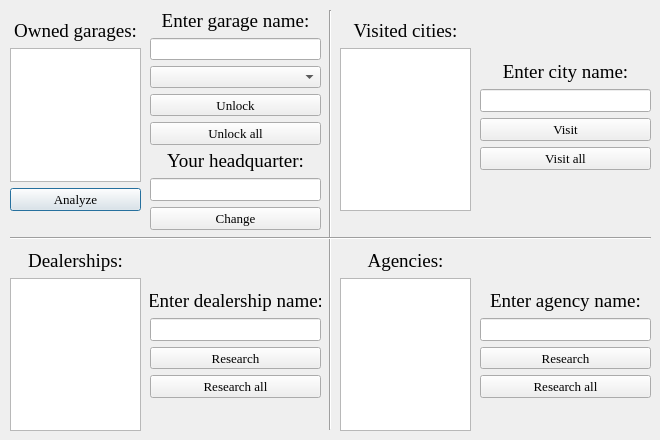
<?xml version="1.0" encoding="UTF-8"?>
<ui version="4.0">
 <class>SecondWindow</class>
 <widget class="QDialog" name="SecondWindow">
  <property name="geometry">
   <rect>
    <x>0</x>
    <y>0</y>
    <width>660</width>
    <height>440</height>
   </rect>
  </property>
  <property name="minimumSize">
   <size>
    <width>660</width>
    <height>440</height>
   </size>
  </property>
  <property name="maximumSize">
   <size>
    <width>660</width>
    <height>440</height>
   </size>
  </property>
  <property name="windowTitle">
   <string>Unlock garages, cities and etc...</string>
  </property>
  <property name="locale">
   <locale language="English" country="UnitedStates"/>
  </property>
  <widget class="QWidget" name="gridLayoutWidget_4">
   <property name="geometry">
    <rect>
     <x>10</x>
     <y>20</y>
     <width>131</width>
     <height>191</height>
    </rect>
   </property>
   <layout class="QGridLayout" name="garages_layout">
    <item row="1" column="0">
     <widget class="QTextBrowser" name="garages_text">
      <property name="font">
       <font>
        <family>Times New Roman</family>
        <pointsize>11</pointsize>
       </font>
      </property>
      <property name="acceptDrops">
       <bool>false</bool>
      </property>
      <property name="horizontalScrollBarPolicy">
       <enum>Qt::ScrollBarAlwaysOff</enum>
      </property>
      <property name="openLinks">
       <bool>false</bool>
      </property>
     </widget>
    </item>
    <item row="0" column="0">
     <widget class="QLabel" name="garages_label">
      <property name="font">
       <font>
        <family>Times New Roman</family>
        <pointsize>14</pointsize>
       </font>
      </property>
      <property name="text">
       <string>Owned garages:</string>
      </property>
      <property name="textFormat">
       <enum>Qt::PlainText</enum>
      </property>
      <property name="alignment">
       <set>Qt::AlignCenter</set>
      </property>
     </widget>
    </item>
    <item row="2" column="0">
     <widget class="QPushButton" name="garages_analyze">
      <property name="font">
       <font>
        <family>Times New Roman</family>
        <pointsize>10</pointsize>
       </font>
      </property>
      <property name="text">
       <string>Analyze</string>
      </property>
     </widget>
    </item>
   </layout>
  </widget>
  <widget class="QWidget" name="gridLayoutWidget_5">
   <property name="geometry">
    <rect>
     <x>340</x>
     <y>20</y>
     <width>131</width>
     <height>191</height>
    </rect>
   </property>
   <layout class="QGridLayout" name="cities_layout">
    <item row="0" column="0">
     <widget class="QLabel" name="cities_visited_label">
      <property name="font">
       <font>
        <family>Times New Roman</family>
        <pointsize>14</pointsize>
       </font>
      </property>
      <property name="text">
       <string>Visited cities:</string>
      </property>
      <property name="alignment">
       <set>Qt::AlignCenter</set>
      </property>
     </widget>
    </item>
    <item row="1" column="0">
     <widget class="QTextBrowser" name="cities_text">
      <property name="font">
       <font>
        <family>Times New Roman</family>
        <pointsize>11</pointsize>
       </font>
      </property>
      <property name="acceptDrops">
       <bool>false</bool>
      </property>
      <property name="horizontalScrollBarPolicy">
       <enum>Qt::ScrollBarAlwaysOff</enum>
      </property>
      <property name="openLinks">
       <bool>false</bool>
      </property>
     </widget>
    </item>
   </layout>
  </widget>
  <widget class="QWidget" name="gridLayoutWidget_2">
   <property name="geometry">
    <rect>
     <x>10</x>
     <y>250</y>
     <width>131</width>
     <height>181</height>
    </rect>
   </property>
   <layout class="QGridLayout" name="dealerships_layout">
    <item row="0" column="0">
     <widget class="QLabel" name="dealerships_label">
      <property name="font">
       <font>
        <family>Times New Roman</family>
        <pointsize>14</pointsize>
       </font>
      </property>
      <property name="text">
       <string>Dealerships:</string>
      </property>
      <property name="alignment">
       <set>Qt::AlignCenter</set>
      </property>
     </widget>
    </item>
    <item row="1" column="0">
     <widget class="QTextBrowser" name="dealerships_text">
      <property name="font">
       <font>
        <family>Times New Roman</family>
        <pointsize>11</pointsize>
       </font>
      </property>
      <property name="acceptDrops">
       <bool>false</bool>
      </property>
      <property name="horizontalScrollBarPolicy">
       <enum>Qt::ScrollBarAlwaysOff</enum>
      </property>
      <property name="openLinks">
       <bool>false</bool>
      </property>
     </widget>
    </item>
   </layout>
  </widget>
  <widget class="QWidget" name="gridLayoutWidget_6">
   <property name="geometry">
    <rect>
     <x>340</x>
     <y>250</y>
     <width>131</width>
     <height>181</height>
    </rect>
   </property>
   <layout class="QGridLayout" name="agencies_layout">
    <item row="0" column="0">
     <widget class="QLabel" name="agencies_label">
      <property name="font">
       <font>
        <family>Times New Roman</family>
        <pointsize>14</pointsize>
       </font>
      </property>
      <property name="text">
       <string>Agencies:</string>
      </property>
      <property name="alignment">
       <set>Qt::AlignCenter</set>
      </property>
     </widget>
    </item>
    <item row="1" column="0">
     <widget class="QTextBrowser" name="agencies_text">
      <property name="font">
       <font>
        <family>Times New Roman</family>
        <pointsize>11</pointsize>
       </font>
      </property>
      <property name="acceptDrops">
       <bool>false</bool>
      </property>
      <property name="horizontalScrollBarPolicy">
       <enum>Qt::ScrollBarAlwaysOff</enum>
      </property>
      <property name="openLinks">
       <bool>false</bool>
      </property>
     </widget>
    </item>
   </layout>
  </widget>
  <widget class="Line" name="v_line">
   <property name="geometry">
    <rect>
     <x>320</x>
     <y>10</y>
     <width>20</width>
     <height>420</height>
    </rect>
   </property>
   <property name="orientation">
    <enum>Qt::Vertical</enum>
   </property>
  </widget>
  <widget class="Line" name="h_line">
   <property name="geometry">
    <rect>
     <x>10</x>
     <y>230</y>
     <width>641</width>
     <height>16</height>
    </rect>
   </property>
   <property name="orientation">
    <enum>Qt::Horizontal</enum>
   </property>
  </widget>
  <widget class="QWidget" name="gridLayoutWidget">
   <property name="geometry">
    <rect>
     <x>150</x>
     <y>10</y>
     <width>171</width>
     <height>135</height>
    </rect>
   </property>
   <layout class="QGridLayout" name="add_garage">
    <item row="3" column="0">
     <widget class="QPushButton" name="garage_add">
      <property name="font">
       <font>
        <family>Times New Roman</family>
        <pointsize>10</pointsize>
       </font>
      </property>
      <property name="text">
       <string>Unlock</string>
      </property>
     </widget>
    </item>
    <item row="1" column="0">
     <widget class="QLineEdit" name="garage_edit">
      <property name="font">
       <font>
        <family>Times New Roman</family>
        <pointsize>10</pointsize>
       </font>
      </property>
     </widget>
    </item>
    <item row="4" column="0">
     <widget class="QPushButton" name="garage_add_all">
      <property name="font">
       <font>
        <family>Times New Roman</family>
        <pointsize>10</pointsize>
       </font>
      </property>
      <property name="text">
       <string>Unlock all</string>
      </property>
     </widget>
    </item>
    <item row="0" column="0">
     <widget class="QLabel" name="garage_label">
      <property name="font">
       <font>
        <family>Times New Roman</family>
        <pointsize>14</pointsize>
       </font>
      </property>
      <property name="text">
       <string>Enter garage name:</string>
      </property>
      <property name="alignment">
       <set>Qt::AlignCenter</set>
      </property>
     </widget>
    </item>
    <item row="2" column="0">
     <widget class="QComboBox" name="garage_size">
      <property name="font">
       <font>
        <family>Times New Roman</family>
        <pointsize>10</pointsize>
       </font>
      </property>
     </widget>
    </item>
   </layout>
  </widget>
  <widget class="QWidget" name="gridLayoutWidget_3">
   <property name="geometry">
    <rect>
     <x>480</x>
     <y>60</y>
     <width>171</width>
     <height>110</height>
    </rect>
   </property>
   <layout class="QGridLayout" name="add_city">
    <item row="2" column="0">
     <widget class="QPushButton" name="city_add">
      <property name="font">
       <font>
        <family>Times New Roman</family>
        <pointsize>10</pointsize>
       </font>
      </property>
      <property name="text">
       <string>Visit</string>
      </property>
     </widget>
    </item>
    <item row="1" column="0">
     <widget class="QLineEdit" name="city_edit">
      <property name="font">
       <font>
        <family>Times New Roman</family>
        <pointsize>10</pointsize>
       </font>
      </property>
     </widget>
    </item>
    <item row="0" column="0">
     <widget class="QLabel" name="city_label">
      <property name="font">
       <font>
        <family>Times New Roman</family>
        <pointsize>14</pointsize>
       </font>
      </property>
      <property name="text">
       <string>Enter city name:</string>
      </property>
      <property name="alignment">
       <set>Qt::AlignCenter</set>
      </property>
     </widget>
    </item>
    <item row="3" column="0">
     <widget class="QPushButton" name="city_add_all">
      <property name="font">
       <font>
        <family>Times New Roman</family>
        <pointsize>10</pointsize>
       </font>
      </property>
      <property name="text">
       <string>Visit all</string>
      </property>
     </widget>
    </item>
   </layout>
  </widget>
  <widget class="QWidget" name="gridLayoutWidget_7">
   <property name="geometry">
    <rect>
     <x>150</x>
     <y>290</y>
     <width>171</width>
     <height>108</height>
    </rect>
   </property>
   <layout class="QGridLayout" name="add_dealer">
    <item row="2" column="0">
     <widget class="QPushButton" name="dealer_add">
      <property name="font">
       <font>
        <family>Times New Roman</family>
        <pointsize>10</pointsize>
       </font>
      </property>
      <property name="text">
       <string>Research</string>
      </property>
     </widget>
    </item>
    <item row="1" column="0">
     <widget class="QLineEdit" name="dealer_edit">
      <property name="font">
       <font>
        <family>Times New Roman</family>
        <pointsize>10</pointsize>
       </font>
      </property>
     </widget>
    </item>
    <item row="0" column="0">
     <widget class="QLabel" name="dealer_label">
      <property name="font">
       <font>
        <family>Times New Roman</family>
        <pointsize>14</pointsize>
       </font>
      </property>
      <property name="text">
       <string>Enter dealership name:</string>
      </property>
      <property name="alignment">
       <set>Qt::AlignCenter</set>
      </property>
     </widget>
    </item>
    <item row="3" column="0">
     <widget class="QPushButton" name="dealer_add_all">
      <property name="font">
       <font>
        <family>Times New Roman</family>
        <pointsize>10</pointsize>
       </font>
      </property>
      <property name="text">
       <string>Research all</string>
      </property>
     </widget>
    </item>
   </layout>
  </widget>
  <widget class="QWidget" name="gridLayoutWidget_8">
   <property name="geometry">
    <rect>
     <x>480</x>
     <y>290</y>
     <width>171</width>
     <height>108</height>
    </rect>
   </property>
   <layout class="QGridLayout" name="add_agency">
    <item row="2" column="0">
     <widget class="QPushButton" name="agency_add">
      <property name="font">
       <font>
        <family>Times New Roman</family>
        <pointsize>10</pointsize>
       </font>
      </property>
      <property name="text">
       <string>Research</string>
      </property>
     </widget>
    </item>
    <item row="0" column="0">
     <widget class="QLabel" name="agency_label">
      <property name="font">
       <font>
        <family>Times New Roman</family>
        <pointsize>14</pointsize>
       </font>
      </property>
      <property name="text">
       <string>Enter agency name:</string>
      </property>
      <property name="alignment">
       <set>Qt::AlignCenter</set>
      </property>
     </widget>
    </item>
    <item row="3" column="0">
     <widget class="QPushButton" name="agency_add_all">
      <property name="font">
       <font>
        <family>Times New Roman</family>
        <pointsize>10</pointsize>
       </font>
      </property>
      <property name="text">
       <string>Research all</string>
      </property>
     </widget>
    </item>
    <item row="1" column="0">
     <widget class="QLineEdit" name="agency_edit">
      <property name="font">
       <font>
        <family>Times New Roman</family>
        <pointsize>10</pointsize>
       </font>
      </property>
     </widget>
    </item>
   </layout>
  </widget>
  <widget class="QWidget" name="gridLayoutWidget_9">
   <property name="geometry">
    <rect>
     <x>150</x>
     <y>150</y>
     <width>171</width>
     <height>80</height>
    </rect>
   </property>
   <layout class="QGridLayout" name="headquarter_layout">
    <item row="0" column="0">
     <widget class="QLabel" name="headquarter_label">
      <property name="font">
       <font>
        <family>Times New Roman</family>
        <pointsize>14</pointsize>
       </font>
      </property>
      <property name="text">
       <string>Your headquarter:</string>
      </property>
      <property name="alignment">
       <set>Qt::AlignCenter</set>
      </property>
     </widget>
    </item>
    <item row="1" column="0">
     <widget class="QLineEdit" name="headquarter_edit">
      <property name="font">
       <font>
        <family>Times New Roman</family>
        <pointsize>10</pointsize>
       </font>
      </property>
     </widget>
    </item>
    <item row="2" column="0">
     <widget class="QPushButton" name="headquarter_change">
      <property name="font">
       <font>
        <family>Times New Roman</family>
        <pointsize>10</pointsize>
       </font>
      </property>
      <property name="text">
       <string>Change</string>
      </property>
     </widget>
    </item>
   </layout>
  </widget>
 </widget>
 <tabstops>
  <tabstop>garages_text</tabstop>
  <tabstop>garages_analyze</tabstop>
  <tabstop>garage_edit</tabstop>
  <tabstop>garage_size</tabstop>
  <tabstop>garage_add</tabstop>
  <tabstop>garage_add_all</tabstop>
  <tabstop>headquarter_edit</tabstop>
  <tabstop>headquarter_change</tabstop>
  <tabstop>cities_text</tabstop>
  <tabstop>city_edit</tabstop>
  <tabstop>city_add</tabstop>
  <tabstop>city_add_all</tabstop>
  <tabstop>dealerships_text</tabstop>
  <tabstop>dealer_edit</tabstop>
  <tabstop>dealer_add</tabstop>
  <tabstop>dealer_add_all</tabstop>
  <tabstop>agencies_text</tabstop>
  <tabstop>agency_edit</tabstop>
  <tabstop>agency_add</tabstop>
  <tabstop>agency_add_all</tabstop>
 </tabstops>
 <resources/>
 <connections/>
</ui>
